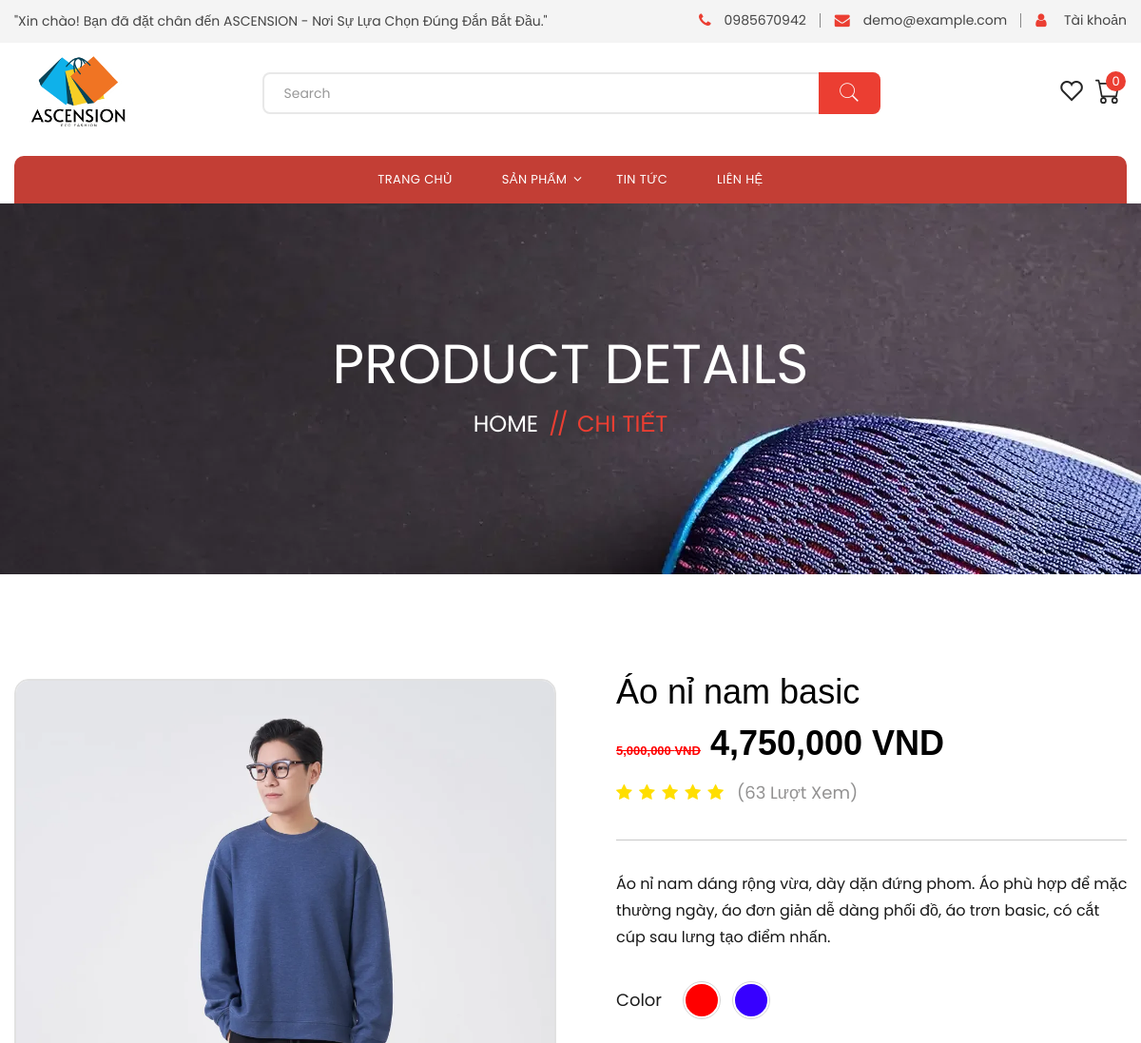
The app's page /?act=chitietSP&id_sp=16&id_dm=9 (upper part), older data.
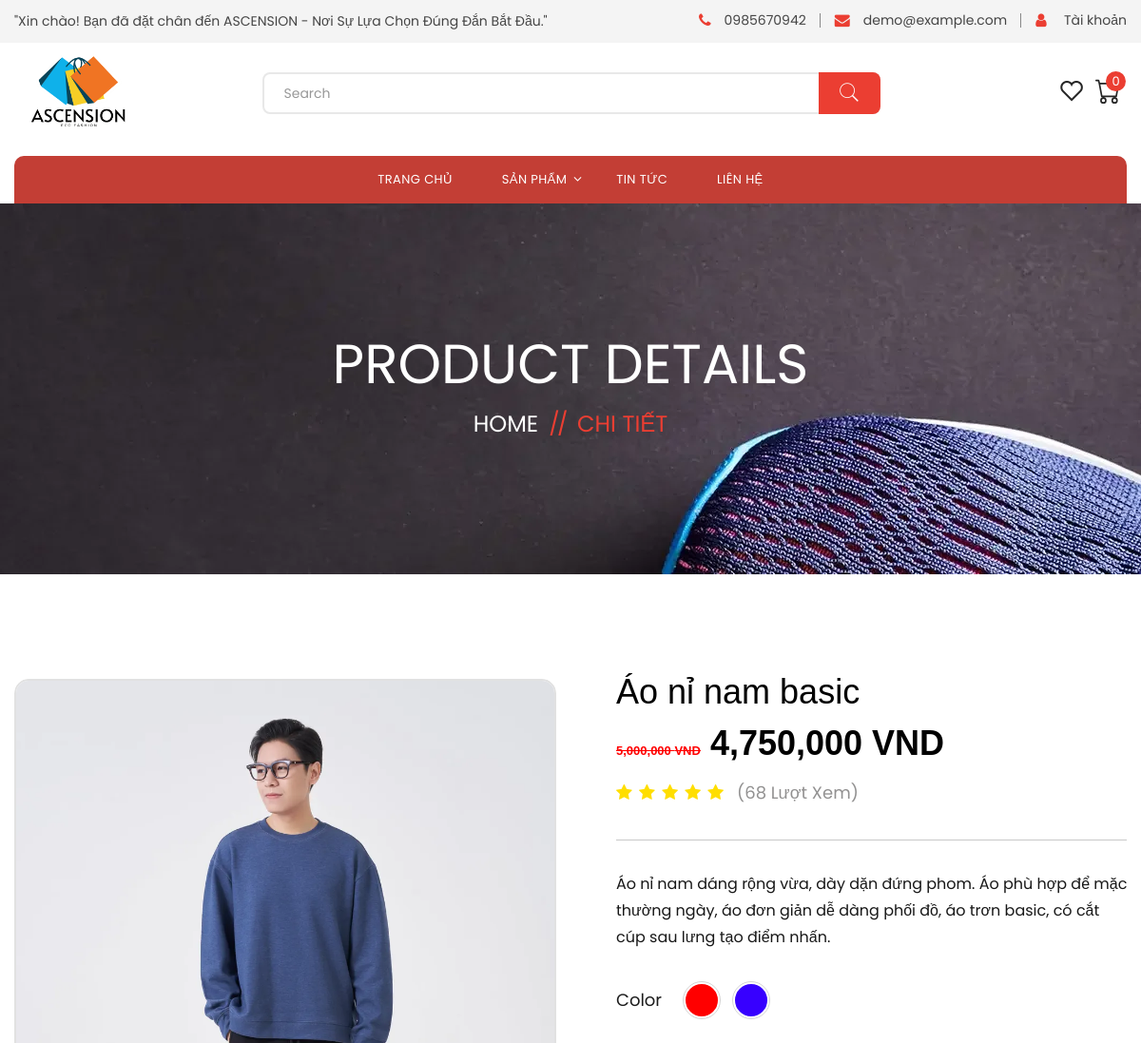
The same page, newer data.
### tables this page shows
CREATE TABLE `sanpham` (
  `id_sp` int(11) NOT NULL,
  `name_sp` varchar(255) NOT NULL,
  `mo_ngan` text NOT NULL,
  `image_sp` varchar(300) NOT NULL,
  `giam_gia` int(2) DEFAULT 0,
  `gia` int(11) NOT NULL,
  `mo_ta` text NOT NULL,
  `ngay_nhap` date NOT NULL,
  `view` int(11) DEFAULT 0,
  `gioi_tinh` tinyint(4) NOT NULL,
  `id_dm` int(11) NOT NULL
);

### model/pdo.php (called while the page is built, shortened)
<?php
function pdo_get_connection(){
    $dburl = "mysql:host=127.0.0.1;dbname=duan1;charset=utf8";
    $username = 'root';
    $password = '';
    $conn = new PDO($dburl, $username, $password);
    $conn->setAttribute(PDO::ATTR_ERRMODE, PDO::ERRMODE_EXCEPTION);
    return $conn;
}
function pdo_query($sql){
    $sql_args = array_slice(func_get_args(), 1);
    try{
        $conn = pdo_get_connection();
        $stmt = $conn->prepare($sql);
        $stmt->execute($sql_args);
        $rows = $stmt->fetchAll();
        return $rows;
    }
    catch(PDOException $e){
        throw $e;
    }
    finally{
        unset($conn);
    }
}
function pdo_query_one($sql){
    $sql_args = array_slice(func_get_args(), 1);
    try{
        $conn = pdo_get_connection();
        $stmt = $conn->prepare($sql);
        $stmt->execute($sql_args);
        $row = $stmt->fetch(PDO::FETCH_ASSOC);
        return $row;
    }
    catch(PDOException $e){
        throw $e;
    }
    finally{
        unset($conn);
    }
}

### model/sanpham.php (called while the page is built, shortened)
<?php
function load_sanpham_one($id)
{
  $sql = "SELECT * FROM sanpham WHERE id_sp = $id";
  $sp =   pdo_query_one($sql);
  return $sp;
}
function load_size_ct($id)
{
  $sql = "SELECT * FROM `sanpham_bienthe` LEFT JOIN size ON sanpham_bienthe.id_size = size.id_size WHERE id_sp = $id GROUP BY sanpham_bienthe.id_size;";
  $sp_img = pdo_query($sql);
  return $sp_img;
}
function load_color_ct($id)
{
  $sql = "SELECT * FROM `sanpham_bienthe` LEFT JOIN color ON sanpham_bienthe.id_color = color.id_color WHERE id_sp = $id GROUP BY sanpham_bienthe.id_color;";
  $sp_img = pdo_query($sql);
  return $sp_img;
}

### view/sanpham/sanphamct.php (the view, shortened to what the changed rows need)
<main class="main-content">
  <div class="page-header-area" data-bg-img="assets/img/slider/1233.jpg">
    <div class="container pt--0 pb--0">
      <div class="row">
        <div class="col-12">
          <div class="page-header-content">
            <h2 class="title" data-aos="fade-down" data-aos-duration="1000">Product Details</h2>
            <nav class="breadcrumb-area" data-aos="fade-down" data-aos-duration="1200">
              <ul class="breadcrumb">
                <li><a href="index.php">Home</a></li>
                <li class="breadcrumb-sep">//</li>
                <li>Chi Tiết</li>
              </ul>
            </nav>
          </div>
        </div>
      </div>
    </div>
  </div>
  <section class="product-area product-single-area">
    <div class="container">
      <div class="row">
        <div class="col-12">
          <div class="product-single-item">
            <div class="row">
              <div class="col-xl-6">
                <div class="product-single-thumb">
                  <div class="swiper-container single-product-thumb single-product-thumb-slider">
                    <div class="swiper-wrapper">
                      <div class="swiper-slide">
                        <a class="lightbox-image" data-fancybox="gallery" href="assets/uploads/<?= $sp_img['image_sp'] ?>">
                          <img src="assets/uploads/<?= $sp_img['image_sp'] ?>" width="570" height="541" alt="Image-HasTech">
                        </a>
                      </div>
                    </div>
                  </div>
                </div>
              </div>
              <div class="col-xl-6">
                <div class="product-single-info">
                  <h3 class="main-title"><?= $sp_img['name_sp'] ?></h3>
                  <div class="prices">
                    <?php if ($sp_img['giam_gia'] == 0) {
                      echo " <span class='price'  >" . number_format($sp_img['gia'], 0, '.', ',') . " VND</span>";
                    } else {
                      $giathuc = $sp_img['gia'] - ($sp_img['giam_gia'] * $sp_img['gia']) / 100;
                      echo "<span class='price-old' style='font-size: small; color: red; text-decoration: line-through;'>" . number_format($sp_img['gia'], 0, '.', ',') . " VND</span>
                      <span class='price'  >" . number_format($giathuc, 0, '.', ',') . " VND</span>";
                    }
                    ?>
                  </div>
                  <div class="rating-box-wrap">
                    <div class="rating-box">
                      <i class="fa fa-star"></i>
                      <i class="fa fa-star"></i>
                      <i class="fa fa-star"></i>
                      <i class="fa fa-star"></i>
                      <i class="fa fa-star"></i>
                    </div>
                    <div class="review-status">
                      <a href="">(<?= $sp_img['view'] ?> Lượt Xem)</a>
                    </div>
                  </div>
                  <p><?= $sp_img['mo_ngan'] ?></p>
                  <div class="product-color" id="colorSection">
                    <h6 class="title">Color</h6>
                    <ul class="color-list">
                      <?php foreach ($load_color as $key => $value) : ?>
                        <li value="<?= $value['id_color'] ?>" data-bg-color="<?= $value['mau'] ?> "></li>
                      <?php endforeach ?>
                    </ul>
                  </div>
                </div>
              </div>
            </div>
          </div>
        </div>
      </div>
    </div>
  </section>
</main>

Row changes from the older to the newer data that the page shows:
changed sanpham "Áo nỉ nam basic": view "63" → "68"
